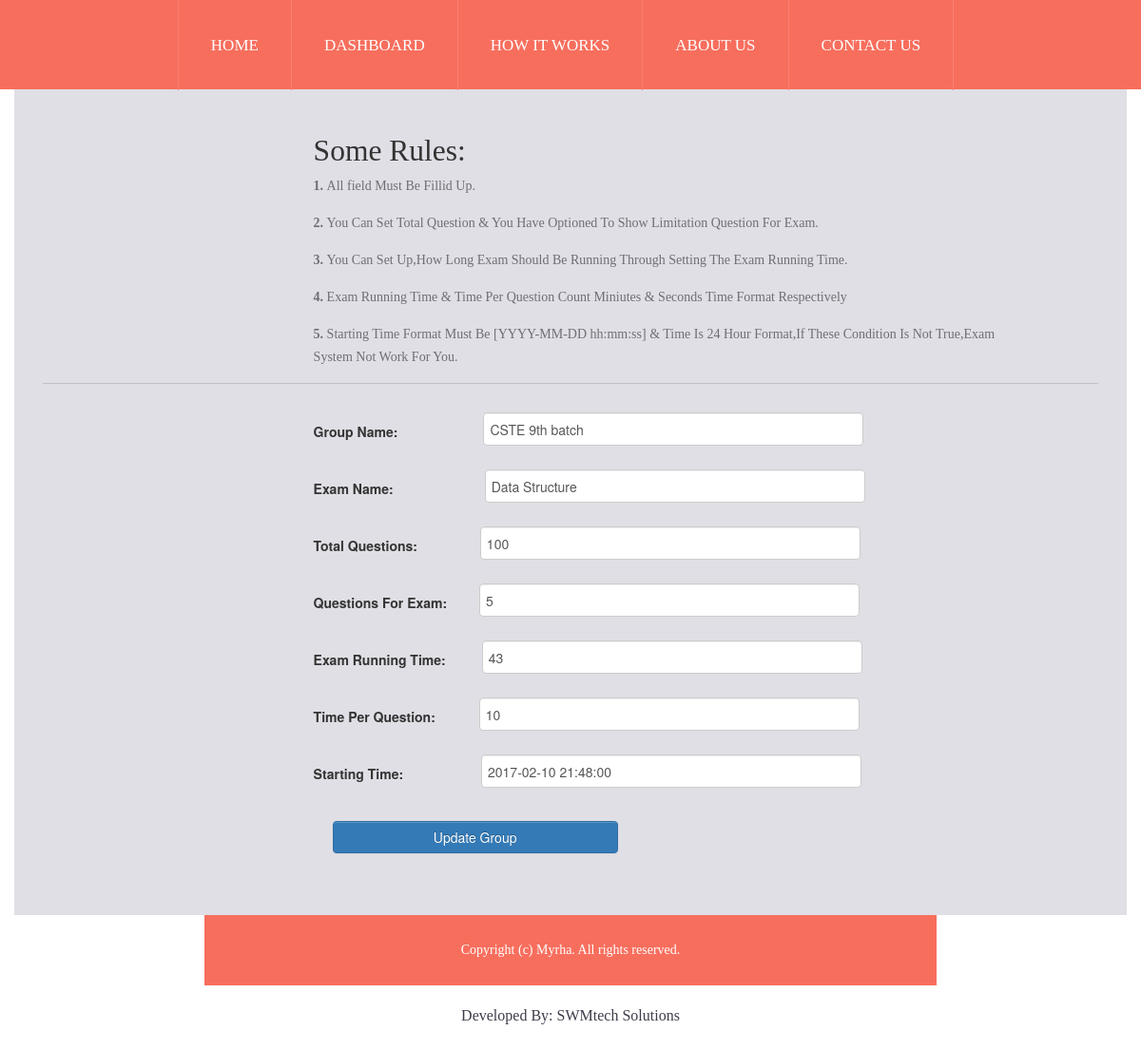
The app's page /editgroup.php?gid=19 (signed in) with its own data.
### tables this page shows
CREATE TABLE `examgroups` (
  `id` int(11) NOT NULL,
  `groupName` varchar(255) NOT NULL,
  `examName` varchar(255) NOT NULL,
  `totalQuestion` int(11) NOT NULL,
  `totalExamShowQues` int(11) NOT NULL,
  `examRunningTime` int(11) NOT NULL,
  `eachQuestionTime` int(11) NOT NULL,
  `startingTime` datetime NOT NULL,
  `admin_id` int(11) NOT NULL,
  `admin_code` varchar(255) NOT NULL,
  `groupToken` varchar(255) NOT NULL
);

### lib/Database.php (called while the page is built, shortened)
<?php
Class Database{
	public $host   = DB_HOST;
	public $user   = DB_USER;
	public $pass   = DB_PASS;
	public $dbname = DB_NAME;
	public $link;
	private function connectDB(){
	$this->link = new mysqli($this->host, $this->user, $this->pass, $this->dbname);
   }
   public function select($query,$type,$arr,$column)
	{
		$stmt = $this->link->prepare($query) or die($this->link->error.__LINE__);
        if(empty($column)){
        	if(empty($type) || empty($arr)){
        		$stmt->execute();
        		$stmt = $stmt->get_result();
        	}else{
        	 call_user_func_array(array($stmt, 'bind_param'), array_merge($type, $arr));
        	 $stmt->execute();
        	 $stmt = $stmt->get_result();
        	}
        }
		if($stmt->num_rows>0){
			return $stmt;
		}
		else{
			return false;
		}
	 }
 }
?>

### classes/Group.php (called while the page is built, shortened)
<?php
  $filepath = realpath(dirname(__FILE__));
  include_once ($filepath."/../lib/Database.php");
?>
<?php
   class Group
  {
	  	private $db;
	  	function __construct()
	  	{
	  		$this->db = new Database();
	  	}
      public function editgroupbyid($id){
         $query = "SELECT * from examgroups where id=?";
         $res = $this->db->select($query,array('i'),array(&$id),array());
         if($res){
           return $res;
         }else{
           return false;
         }
      }
  }

### editgroup.php (the view, shortened to what this page needs)
<?php
include('includes/header1.php');
include('includes/menu.php');
?>
<?php
 if(!isset($_GET['gid']) && $_GET['gid']==NULL){
     echo "<script>window.location='admindashboard.php'</script>";
  }else{
     $gid = $_GET['gid'];
  }
?>
<div class="container bg-light-gray">
 <div class="main-content">
 <div class="featured-content">
 <section>
 	<div class="row-fluid">
      <div class="span8 offset3">
         <h2 style="margin-bottom: 5px;">Some Rules:</h2>
         <p><strong>1. </strong>All field Must Be Fillid Up.</p>
         <p><strong>2. </strong>You Can Set Total Question & You Have Optioned To Show Limitation Question For Exam.</p>
         <p><strong>3. </strong>You Can Set Up,How Long Exam Should Be Running Through Setting The Exam Running Time.</p>
         <p><strong>4. </strong>Exam Running Time & Time Per Question Count Miniutes & Seconds Time Format Respectively</p>
         <p><strong>5. </strong>Starting Time Format Must Be [YYYY-MM-DD hh:mm:ss] & Time Is 24 Hour Format,If These Condition Is Not True,Exam System Not Work For You.</p>
      </div>
    </div>
 </section>
      <div style="margin-bottom: 30px;" class="ruler"></div>
    <div class="row-fluid">
      <div class="span8 offset3">
      <?php
      $result = $gp->editgroupbyid($gid);
      if($result){
      	while ($value=$result->fetch_assoc()) {
      ?>
		<form action="" method="POST">
		  <div class="form-group">
		    <label style="margin-right: 66px;">Group Name: </label>
		    <input type="text" class="form-control adgrfs" name="groupName" required="1" value="<?php echo $value['groupName'];?>">
		  </div>
		  <div class="form-group hgad">
		    <label style="margin-right: 72px;">Exam Name: </label>
		    <input type="text" class="form-control adgrfs" name="examName" required="1" value="<?php echo $value['examName'];?>">
		  </div>
		  <div class="form-group hgad">
		    <label style="margin-right: 42px;">Total Questions: </label>
		    <input type="number" class="form-control adgrfs" name="totalQuestion"  placeholder="Only Number" required="1" value="<?php echo $value['totalQuestion'];?>">
		  </div>
		  <div class="form-group hgad">
		    <label style="margin-right: 10px;">Questions For Exam: </label>
		    <input type="number" class="form-control adgrfs" name="totalExamShowQues" placeholder="Only Number" required="1" value="<?php echo $value['totalExamShowQues'];?>">
		  </div>
		  <div class="form-group hgad">
		    <label style="margin-right: 14px;">Exam Running Time: </label>
		    <input type="number" class="form-control adgrfs" name="examRunningTime" placeholder="Minutes For Exam Running Time" required="1" value="<?php echo $value['examRunningTime'];?>">
		  </div>
		  <div class="form-group hgad">
		    <label style="margin-right: 22px;">Time Per Question: </label>
		    <input type="number" class="form-control adgrfs" name="eachQuestionTime" placeholder="Minutes For Per Time Question" required="1" value="<?php echo $value['eachQuestionTime'];?>">
		  </div>
		  <div class="form-group hgad">
		    <label style="margin-right: 58px;">Starting Time: </label>
		    <input type="text" class="form-control adgrfs" name="startingTime" placeholder="Format: 2017-01-27 07:18:01 [Time:24 Hour Format]" required="1" value="<?php echo $value['startingTime'];?>">
		  </div>
		  <button type="submit" class="btn btn-primary agb">Update Group</button>
		</form>
		<?php } }?>
	 </div>
    </div>
  </div>
 </div>
</div>
<?php
include('includes/footer.php');
?>

### css/custom-styles.css (style rules this page uses)
body { font-family: 'open_sansregular';background: #cfced3; font-size: 14px; }
h1, h2, h3, h4, h5, h6 { margin:0; font-weight: normal; }
h2 { font-family: 'fjalla_oneregular'; }
p { color: #6f6e74; font-size: 14px; line-height: 24px; padding-bottom: 15px;margin: 0; font-family: 'latoregular'; }
.bg-light-gray { background: #e0dfe5; }
.ruler { border-top: 1px solid #c1c0c6; }
.main-content { padding: 0 30px; }
.featured-content { padding: 45px 0; }

### css/component.css (style rules this page uses)
*, *:after, *::before { -webkit-box-sizing: border-box; -moz-box-sizing: border-box; box-sizing: border-box; }
body { font-family: 'Raleway', sans-serif; }

### css/style.css (style rules this page uses)
.adgrfs { width:400px !important; height:35px !important; margin-left:20px !important; }
.hgad { margin-top: 15px; }
.agb { display: block; margin-top: 25px; width: 300px; margin-left: 20px; }

### records on screen
examgroups: groupName "CSTE 9th batch", examName "Data Structure", totalQuestion "100", totalExamShowQues "5", examRunningTime "43", eachQuestionTime "10", startingTime "2017-02-10 21:48:00"
